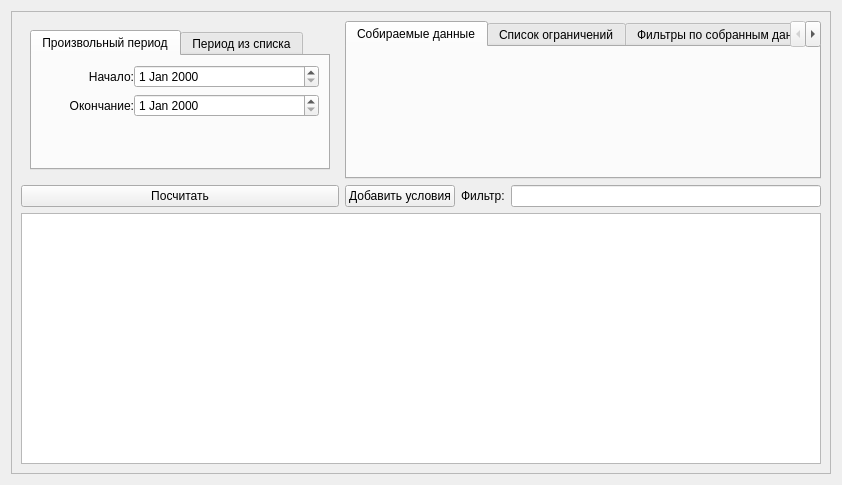
<?xml version="1.0" encoding="UTF-8"?>
<ui version="4.0">
 <class>Form</class>
 <widget class="QWidget" name="Form">
  <property name="geometry">
   <rect>
    <x>0</x>
    <y>0</y>
    <width>842</width>
    <height>485</height>
   </rect>
  </property>
  <property name="windowTitle">
   <string>Form</string>
  </property>
  <layout class="QGridLayout" name="gridLayout">
   <item row="0" column="0">
    <widget class="QFrame" name="qcFrame">
     <property name="frameShape">
      <enum>QFrame::StyledPanel</enum>
     </property>
     <property name="frameShadow">
      <enum>QFrame::Raised</enum>
     </property>
     <layout class="QGridLayout" name="gridLayout_2">
      <item row="0" column="0">
       <layout class="QGridLayout" name="gridLayout_42" rowstretch="1,0,5">
        <item row="1" column="2">
         <widget class="QLabel" name="label">
          <property name="text">
           <string>Фильтр:</string>
          </property>
         </widget>
        </item>
        <item row="2" column="0" colspan="4">
         <widget class="stubQTableView" name="table">
          <property name="alternatingRowColors">
           <bool>true</bool>
          </property>
         </widget>
        </item>
        <item row="0" column="0">
         <widget class="qcSelectPeriod" name="period" native="true">
          <layout class="QVBoxLayout" name="verticalLayout_28">
           <item>
            <widget class="myQTabWidget" name="DO_NOT_USE_14">
             <property name="sizePolicy">
              <sizepolicy hsizetype="Minimum" vsizetype="Minimum">
               <horstretch>0</horstretch>
               <verstretch>0</verstretch>
              </sizepolicy>
             </property>
             <property name="minimumSize">
              <size>
               <width>300</width>
               <height>0</height>
              </size>
             </property>
             <property name="currentIndex">
              <number>0</number>
             </property>
             <widget class="QWidget" name="DO_NOT_USE_15">
              <attribute name="title">
               <string>Произвольный период</string>
              </attribute>
              <layout class="QVBoxLayout" name="verticalLayout_62">
               <item>
                <layout class="QGridLayout" name="DO_NOT_USE_16" columnstretch="1,2">
                 <property name="horizontalSpacing">
                  <number>0</number>
                 </property>
                 <item row="1" column="1">
                  <widget class="QDateEdit" name="DO_NOT_USE_17"/>
                 </item>
                 <item row="1" column="0">
                  <widget class="QLabel" name="DO_NOT_USE_18">
                   <property name="sizePolicy">
                    <sizepolicy hsizetype="Minimum" vsizetype="Preferred">
                     <horstretch>0</horstretch>
                     <verstretch>0</verstretch>
                    </sizepolicy>
                   </property>
                   <property name="text">
                    <string>Окончание:</string>
                   </property>
                   <property name="alignment">
                    <set>Qt::AlignRight|Qt::AlignTrailing|Qt::AlignVCenter</set>
                   </property>
                  </widget>
                 </item>
                 <item row="0" column="0">
                  <widget class="QLabel" name="DO_NOT_USE_19">
                   <property name="sizePolicy">
                    <sizepolicy hsizetype="Minimum" vsizetype="Preferred">
                     <horstretch>0</horstretch>
                     <verstretch>0</verstretch>
                    </sizepolicy>
                   </property>
                   <property name="layoutDirection">
                    <enum>Qt::LeftToRight</enum>
                   </property>
                   <property name="text">
                    <string>Начало:</string>
                   </property>
                   <property name="alignment">
                    <set>Qt::AlignRight|Qt::AlignTrailing|Qt::AlignVCenter</set>
                   </property>
                  </widget>
                 </item>
                 <item row="0" column="1">
                  <widget class="QDateEdit" name="DO_NOT_USE_20"/>
                 </item>
                </layout>
               </item>
               <item>
                <spacer name="verticalSpacer_2">
                 <property name="orientation">
                  <enum>Qt::Vertical</enum>
                 </property>
                 <property name="sizeHint" stdset="0">
                  <size>
                   <width>20</width>
                   <height>40</height>
                  </size>
                 </property>
                </spacer>
               </item>
              </layout>
             </widget>
             <widget class="QWidget" name="DO_NOT_USE_21">
              <attribute name="title">
               <string>Период из списка</string>
              </attribute>
              <layout class="QVBoxLayout" name="verticalLayout_63">
               <item>
                <layout class="QGridLayout" name="DO_NOT_USE_22" columnstretch="1,2">
                 <item row="0" column="0">
                  <widget class="QLabel" name="DO_NOT_USE_23">
                   <property name="text">
                    <string>Месяц:</string>
                   </property>
                   <property name="alignment">
                    <set>Qt::AlignRight|Qt::AlignTrailing|Qt::AlignVCenter</set>
                   </property>
                  </widget>
                 </item>
                 <item row="1" column="1">
                  <widget class="QSpinBox" name="DO_NOT_USE_24">
                   <property name="minimum">
                    <number>1950</number>
                   </property>
                   <property name="maximum">
                    <number>2050</number>
                   </property>
                   <property name="value">
                    <number>2019</number>
                   </property>
                  </widget>
                 </item>
                 <item row="1" column="0">
                  <widget class="QLabel" name="DO_NOT_USE_25">
                   <property name="text">
                    <string>Год:</string>
                   </property>
                   <property name="alignment">
                    <set>Qt::AlignRight|Qt::AlignTrailing|Qt::AlignVCenter</set>
                   </property>
                  </widget>
                 </item>
                 <item row="0" column="1">
                  <widget class="QComboBox" name="DO_NOT_USE_26">
                   <property name="editable">
                    <bool>true</bool>
                   </property>
                  </widget>
                 </item>
                </layout>
               </item>
               <item>
                <spacer name="verticalSpacer">
                 <property name="orientation">
                  <enum>Qt::Vertical</enum>
                 </property>
                 <property name="sizeHint" stdset="0">
                  <size>
                   <width>20</width>
                   <height>40</height>
                  </size>
                 </property>
                </spacer>
               </item>
              </layout>
             </widget>
            </widget>
           </item>
          </layout>
         </widget>
        </item>
        <item row="1" column="3">
         <widget class="QLineEdit" name="lineEdit"/>
        </item>
        <item row="1" column="1">
         <widget class="QPushButton" name="btn_add_filter">
          <property name="text">
           <string>Добавить условия</string>
          </property>
         </widget>
        </item>
        <item row="1" column="0">
         <widget class="QPushButton" name="btn_count">
          <property name="text">
           <string>Посчитать</string>
          </property>
         </widget>
        </item>
        <item row="0" column="1" colspan="3">
         <widget class="myQTabWidget" name="tabWidget">
          <property name="currentIndex">
           <number>0</number>
          </property>
          <widget class="QWidget" name="tab_data">
           <attribute name="title">
            <string>Собираемые данные</string>
           </attribute>
          </widget>
          <widget class="QWidget" name="tab_where">
           <attribute name="title">
            <string>Список ограничений</string>
           </attribute>
          </widget>
          <widget class="QWidget" name="tab_filter">
           <attribute name="title">
            <string>Фильтры по собранным данным</string>
           </attribute>
          </widget>
         </widget>
        </item>
       </layout>
      </item>
     </layout>
    </widget>
   </item>
  </layout>
 </widget>
 <customwidgets>
  <customwidget>
   <class>myQTabWidget</class>
   <extends>QTabWidget</extends>
   <header>widgets.custumQWidgets</header>
   <container>1</container>
  </customwidget>
  <customwidget>
   <class>qcSelectPeriod</class>
   <extends>QWidget</extends>
      <header>widgets.custumQWidgets</header>
   <container>1</container>
  </customwidget>
  <customwidget>
   <class>stubQTableView</class>
   <extends>QTableView</extends>
      <header>widgets.custumQWidgets</header>
   <slots>
    <slot>set_first_filter_str(QString)</slot>
   </slots>
  </customwidget>
 </customwidgets>
 <resources/>
 <connections>
  <connection>
   <sender>lineEdit</sender>
   <signal>textChanged(QString)</signal>
   <receiver>table</receiver>
   <slot>set_first_filter_str(QString)</slot>
   <hints>
    <hint type="sourcelabel">
     <x>566</x>
     <y>220</y>
    </hint>
    <hint type="destinationlabel">
     <x>561</x>
     <y>294</y>
    </hint>
   </hints>
  </connection>
 </connections>
</ui>
